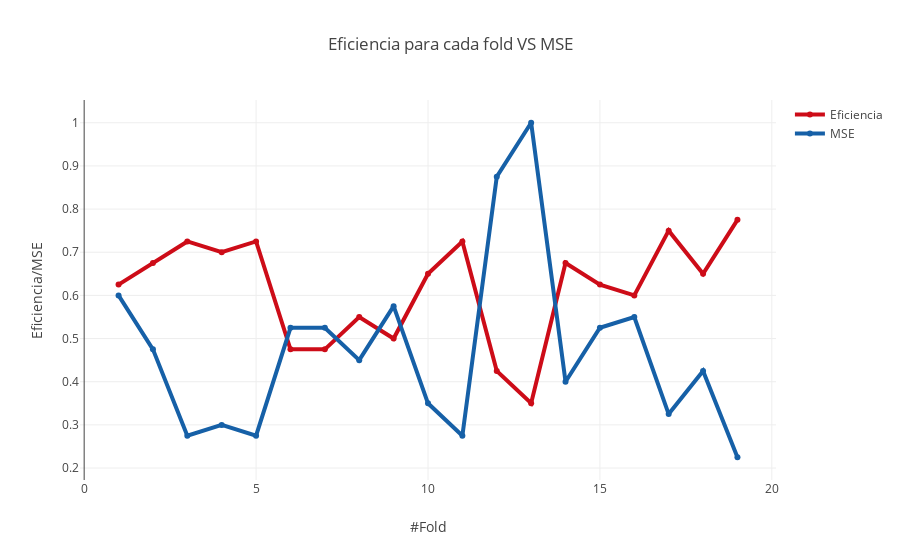

Notebook code for this chart:
### Code cell
trace0 = go.Scatter(
        x=list(range(1,20)),
        y=estadistico,
        name = 'Eficiencia',
        line = dict(
        color = ('rgb(205, 12, 24)'),
        width = 4)
)
trace1 = go.Scatter(
    x=list(range(1,20)),
    y=MSE,
    name = 'MSE',
    line = dict(
        color = ('rgb(22, 96, 167)'),
        width = 4,)
)

dataG = [trace0, trace1]

layout = dict(title = 'Eficiencia para cada fold VS MSE',
              xaxis = dict(title = '#Fold'),
              yaxis = dict(title = 'Eficiencia/MSE'),
              )
fig = dict(data=dataG, layout=layout)
iplot(fig)

### Figure 1 — Plotly figure (JSON) as saved in the notebook; plotly's stock layout.template omitted (floating-point values rounded to 4 significant figures)
{"data": [{"line": {"color": "rgb(205, 12, 24)", "width": 4}, "name": "Eficiencia", "type": "scatter", "x": [1, 2, 3, 4, 5, 6, 7, 8, 9, 10, 11, 12, 13, 14, 15, 16, 17, 18, 19], "y": [0.625, 0.675, 0.725, 0.7, 0.725, 0.475, 0.475, 0.55, 0.5, 0.65, 0.725, 0.425, 0.35, 0.675, 0.625, 0.6, 0.75, 0.65, 0.775, 0.55, 0.525, 0.675, 0.6, 0.5, 0.675, 0.525, 0.5, 0.7, 0.775, 0.625, 0.475, 0.6, 0.675, 0.775, 0.75, 0.525, 0.4, 0.6, 0.575, 0.8462]}, {"line": {"color": "rgb(22, 96, 167)", "width": 4}, "name": "MSE", "type": "scatter", "x": [1, 2, 3, 4, 5, 6, 7, 8, 9, 10, 11, 12, 13, 14, 15, 16, 17, 18, 19], "y": [0.6, 0.475, 0.275, 0.3, 0.275, 0.525, 0.525, 0.45, 0.575, 0.35, 0.275, 0.875, 1, 0.4, 0.525, 0.55, 0.325, 0.425, 0.225, 0.45, 0.9, 0.475, 0.475, 0.65, 0.325, 0.475, 0.725, 0.375, 0.3, 0.45, 0.75, 0.675, 0.475, 0.225, 0.525, 0.625, 0.825, 0.55, 0.5, 0.1538]}], "layout": {"title": "Eficiencia para cada fold VS MSE", "xaxis": {"title": "#Fold"}, "yaxis": {"title": "Eficiencia/MSE"}}}
